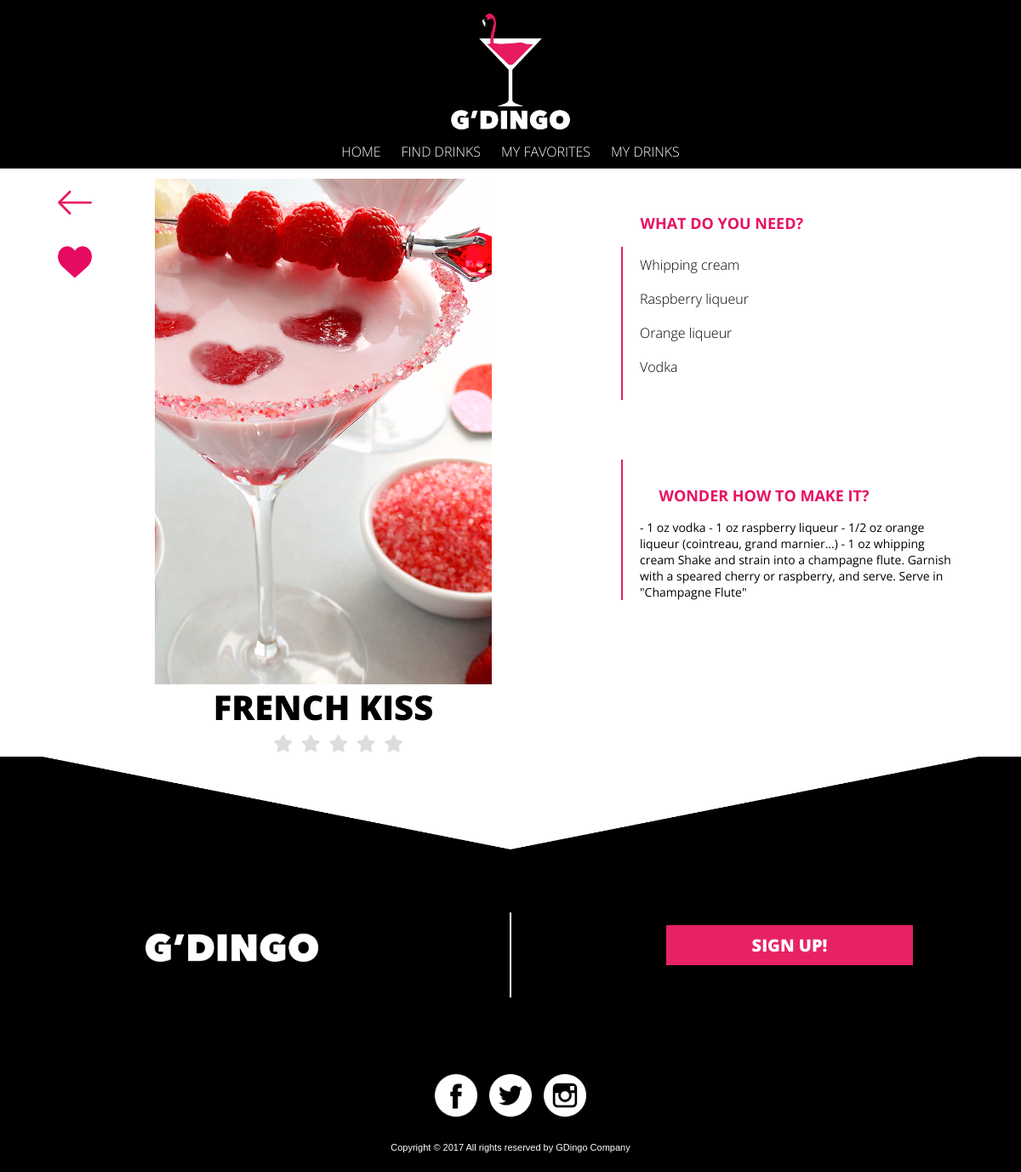
The page /drinkbase.php?DrinkId=4 on the database its author committed.
### tables this page shows
CREATE TABLE `Drinks` (
  `DrinkId` int(11) NOT NULL,
  `DrinkName` varchar(255) NOT NULL,
  `DrinkAuthor` varchar(255) NOT NULL,
  `DrinkPicture` varchar(255) NOT NULL,
  `DrinkReceipt` text NOT NULL
);

### drinkbase.php (the view, shortened to what this page needs)
<?php include 'Includes/config.php';?>
<?php
	$DrinkId = trim($_GET['DrinkId']);
	@ $db = new mysqli($dbserver, $dbuser, $dbpass, $dbname);
	$query = " SELECT Drinks.DrinkId, Drinks.DrinkName, Drinks.DrinkAuthor, Drinks.DrinkPicture, Drinks.DrinkReceipt, Ingredients.IngId, Ingredients.NameIng FROM Drinks
		JOIN DrinksIng ON Drinks.DrinkId = DrinksIng.DrinkId
		JOIN Ingredients ON Ingredients.IngId = DrinksIng.IngId
		WHERE Drinks.DrinkId=$DrinkId";
	$stmt = $db->prepare($query);
	$stmt->bind_result($DrinkId, $DrinkName, $DrinkAuthor, $DrinkPicture, $DrinkReceipt, $IngId, $NameIng);
	$stmt->execute();
	$alling=array();
	while ($stmt->fetch()) {
		array_push($alling,$NameIng);
	};
?>
<!Doctype html>
<html>
	<head>
	</head>
	<body>
	<div id="pageContainer">
	<?php include 'header.php';?>
		<div class='container'>
			<div id="white">
				<div class="drinkside">
					<div class='side'>
			    		<?php
			    			echo "<img class='drinkimage' src=Images/DrinkPictures/$DrinkPicture>";
			    		?>
		    		</div>
		    		<div class="heart">
						<?php
							echo '<a href="AddFav.php?DrinkId=' . urlencode($DrinkId) . '"><img class="knapp" src="Images/like2.png"></a>';
						?>
					</div>
					<div  class="back">
						<a href="#" onClick="history.go(-1);return true;"><img class="knapp" src="Images/left-arrow.png"></a>
					</div>
					<h3><?php echo $DrinkName; ?></h3>
					<div id="rating">
						<fieldset id='demo1' class="rating">
	                        <label class = "full" for="star5" title="Awesome - 5 stars"></label>
	                        <label class = "full" for="star4" title="Pretty good - 4 stars"></label>
	                        <label class = "full" for="star3" title="Meh - 3 stars"></label>
	                        <label class = "full" for="star2" title="Kinda bad - 2 stars"></label>
	                        <label class = "full" for="star1" title="Sucks big time - 1 star"></label>
	                    </fieldset>
					</div>
				</div>
				<div class='maincontent'>
					<div class='ingrblack'>
						<h4>What do you need? </h4>
						<ul><?php foreach($alling as $value){
			    			echo "<li>" . $value . "</li><br>";} ?>
			    		</ul>
			    	</div>
			    	<div class='receipt'>
				    	<h4>Wonder how to make it? </h4>
			    		<?php echo "<p>" . $DrinkReceipt. "<p>"; ?>
			    	</div>
	    		</div>
			</div>
		</div>
	</div>
	<?php include 'footer.php';?>
	</body>
</html>

### header.php (style rules this page uses)
body { margin:0; }
p { font-family: 'open-sans', helvetica; font-size: 11px; }
@media (min-width: 600px) { body { margin: 0 auto; } }

### rating.php (style rules this page uses)
fieldset, label { margin: 0; padding: 0; }
body { margin: 20px; }
.rating { border: none; }
.rating > label:before { margin: 5px; font-size: 1.25em; font-family: FontAwesome; display: inline-block; content: "\f005"; }
.rating > label { color: #ddd; float: right; }

### footer.php (style rules this page uses)
body { margin: 0 auto; }

### drinkbase.php (style rules this page uses)
#demo1 { text-align: center; }
#rating { width: 65%; overflow: hidden; }
body { margin: 0 auto; background-color: #000; }
#pageContainer { background-color: #000; margin: 0 auto; width: 100%; }
.container { padding-top:150px; margin: 0 auto; text-align: center; background-color: #fff; width: 100%; }
.drinkside { position: relative; float:left; width:100%; text-align: center; margin-bottom: 20px; background-color: #fff; }
#white { width:100%; background-color: #fff; overflow: hidden; max-width: 1100px; display: block; margin: 0 auto; }
h3 { font-family: 'open sans',helvetica; font-weight: 800; text-transform: uppercase; font-size: 40px; color:black; margin:0 auto; line-height: 45px; margin-bottom: 5px; text-align: center; width: 60%; }
h4 { padding-top:20px; font-family: 'open sans',helvetica; text-transform: uppercase; font-size: 18px; color:black; margin:0; line-height: 45px; margin-bottom: 5px; color:#E61262; text-align:center; }
.ingrblack { background-color:black; color:white; padding-top: 0px; }
.receipt { margin: 0; }
.receipt p { margin:20px; margin-top:5px; font-family: 'open sans',helvetica; font-size: 14px; }
.maincontent { float:right; width:100%; margin-left:20px; box-sizing: border-box; background-color: #fff; }
.side { margin-top:15px; }
.drinkimage { width:60%; }
li { font-family: 'open sans',helvetica; font-weight: 300; list-style: none; padding:0; }
ul { text-decoration: none; margin:0; text-align:center; padding:0; }
.heart { background: white; width: 20px; height: 20px; border-radius: 20px; padding:8px; position:absolute; right:40px; top:0px; }
.back { width: 20px; height: 20px; border-radius: 20px; padding:8px; position:absolute; left:20px; top:0px; }
.knapp { width: 40px; }
@media (min-width: 600px) { .heart, .back, .side { margin-top: 60px; } }
@media (min-width: 600px) { .drinkside { float:left; width:60%; text-align: center; margin-bottom: 20px; display: inline; margin: 0 auto; } }
@media (min-width: 600px) { .maincontent { float:left; width:40%; display: inline; margin: 0 auto; text-align: left; } }
@media (min-width: 600px) { h4 { text-align: left; margin-left: 42.5px; } }
@media (min-width: 600px) { .ingrblack ul { border-left: 2.5px solid #e72262; text-align:left; margin-left: 20px; padding: 10px 20px; } }
@media (min-width: 600px) { .ingrblack { background-color:white; color: #000; text-align: left; margin-top:70px; } }
@media (min-width: 600px) { .heart { left:10px; top:70px; } }
@media (min-width: 600px) { .back { left:10px; } }
@media (min-width: 600px) { .receipt { border-left: 2.5px solid #e72262; text-align:left; margin: 70px 0 0 20px; padding: -10px 20px; } }

### rows shown on the page
drinks: DrinkPicture (picture), DrinkName "FRENCH KISS", DrinkReceipt "- 1 oz vodka - 1 oz raspberry liqueur - 1/2 oz orange liqueur (cointreau, grand marnier...) - 1 oz whipping cream Shake and strain into a champagne flute. Garnish with a speared cherry or raspberry, and serve. Serve in \"Champagne Flute\""

### other values the page prints
$value "Whipping cream"
$value "Raspberry liqueur"
$value "Orange liqueur"
$value "Vodka"
